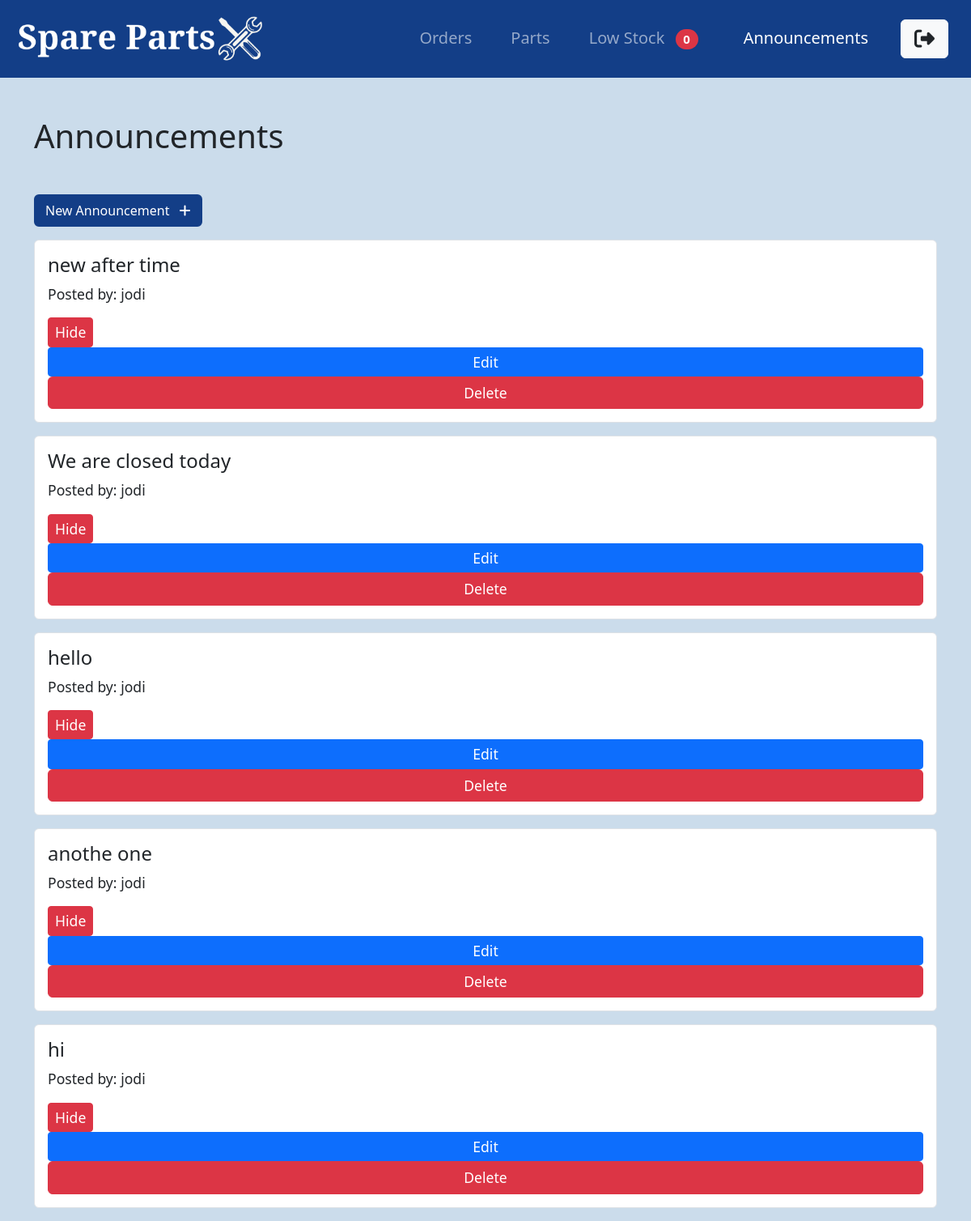
The app's page /announcements/ (signed in), older data.
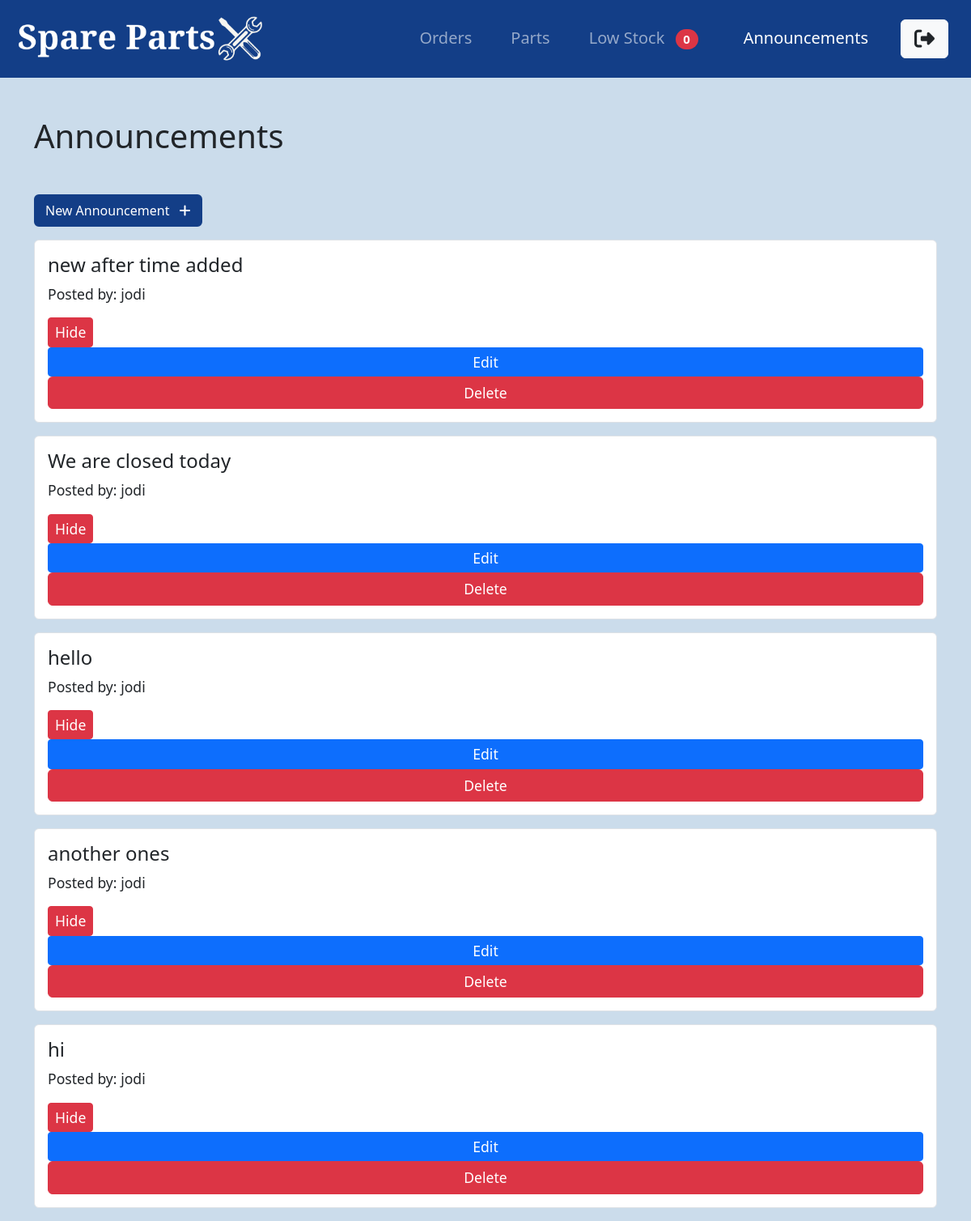
The same page, newer data.
### announcements/models.py (models this page shows, shortened)
class Announcements(models.Model):
    posted_by = models.ForeignKey(User, on_delete=models.CASCADE, related_name='announcement')
    message = models.TextField()
    visible = models.BooleanField(default=True)
    timestamp = models.DateTimeField(auto_now_add=True)

### announcements/views.py (the view, shortened to what this page needs)
# urls.py: path('', AnnouncementsListView.as_view(), name='announcements'),
class AnnouncementsListView(LoginRequiredMixin, UserPassesTestMixin, ListView):
    model = Announcements
    context_object_name = 'announcements'
    ordering = ['-timestamp']
    def get_queryset(self):
        return super().get_queryset()
    def test_func(self):
        return self.request.user.profile.user_group == 'store_manager'

### parts/context_processors.py (called while the page is built)
def low_stock_count(request):
    count = Part.objects.filter(num_in_stock__lte=F('low_stock_warning')).count()
    return {'low_stock_count': count}

### announcements/templates/announcements/announcements_list.html (shortened to what this page needs)
{% extends "parts/base.html" %}
{% block content %}
    <h1 class="my-5">Announcements</h1>
    <a class="btn btn-light-bg rounded" href="{% url 'announcement-create' %}">New Announcement <i class="fas fa-plus ms-2   "></i></a>
    {% if announcements %}
        {% for announcement in announcements %}
            <div class="card my-3 p-3 border">
                <h4>{{ announcement.message }}</h4>
                <p>Posted by: {{ announcement.posted_by.username }}</p>
                <form method="POST">
                    <button type="submit" class="btn {% if announcement.visible %}btn-danger{% else %}btn-success{% endif %} btn-sm">
                        {% if announcement.visible %}Hide{% else %}Show{% endif %}
                    </button>
                </form>
                <a class="btn btn-primary btn-sm" href="{% url 'announcement-update' announcement.id %}">Edit</a>
                <a href="{% url 'announcement-delete' announcement.id %}" class="btn btn-danger">Delete</a>
            </div>
        {% endfor %}
    {% else %}
        <h3>No announcements</h3>
    {% endif %}
{% endblock content %}

Row changes from the older to the newer data that the page shows:
changed Announcements: message "new after time" → "new after time added"
changed Announcements: message "anothe one" → "another ones"
